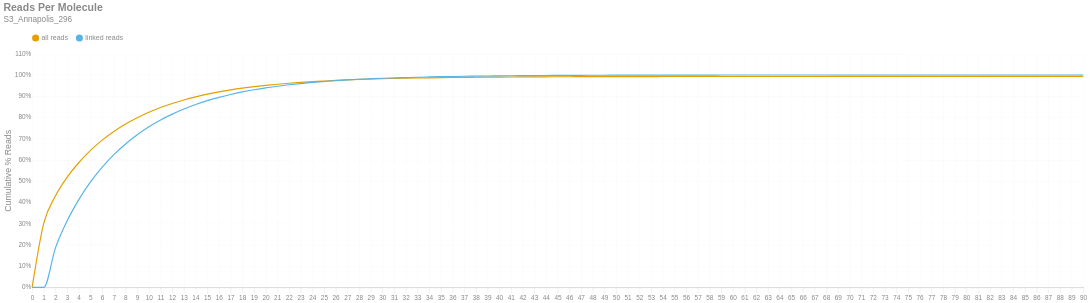

Notebook cell for this chart:
### Markdown cell above
### Reads per Molecule
This chart shows the cumulative distribution of the number of reads per linked molecule. That is, how many alignments are associated with a unique molecule. This excludes the number of reads associated with invalid or absent linked-read barcodes. The `linked` histogram is the percentages recalculated when disregarding singletons.

### Code cell
if SKIPLR:
    print_html(f"Skipped")
else:
    counts = np.bincount(valids['reads'].cast(pl.Int64).to_numpy())
    weighted = counts * np.arange(len(counts))
    all_perc = weighted / n_reads
    linked_perc = weighted / n_linked_reads
    linked_perc[1] = 0
    binned_df = pl.DataFrame({
        'readsper': list(range(len(counts))),
        'all reads (cumsum)': np.cumsum(all_perc).tolist(),
        'linked reads (cumsum)': np.cumsum(linked_perc).tolist(),
    })

    with SafeRender(binned_df):
        (
            density_plot(binned_df, 'Reads Per Molecule', samplename, 'readspmol')
            .encode(
                x=alt.X('readsper:O', title=None).axis(labelAngle=0).scale(padding=0),
                y=alt.Y('value:Q', title='Cumulative % Reads').axis(format='%').stack(False),
                color=alt.Color("key:N").scale(domain=["all reads", "linked reads"]),
                tooltip=[
                    alt.Tooltip("key:N", title="Data Type"),
                    alt.Tooltip("readsper:O", title="Reads Per Molecule"),
                    alt.Tooltip("value:Q", format=".2%", title="% Reads (Cum.)")
                ]            
            )
        ).display()

### Figure 1 — Vega-Lite specification as saved in the notebook (floating-point values rounded to 4 significant figures)
{"width": "container", "height": 400, "config": {"title": {"anchor": "start", "dy": -15, "fontSize": 18, "color": "#888888", "subtitleColor": "#888888", "subtitleFontSize": 14}, "arc": {"fill": "#0072B2"}, "axis": {"domainColor": "#888888", "domainWidth": 0.5, "gridWidth": 0.2, "grid": false, "titleFontWeight": 400, "titleFontSize": 15, "labelFontSize": 11, "labelColor": "#888888", "tickColor": "#888888", "tickWidth": 0.2, "titleColor": "#888888"}, "axisBand": {"grid": false}, "axisX": {"grid": true, "tickSize": 10, "domainCap": "round"}, "axisY": {"domain": false, "grid": true, "tickSize": 0, "domainCap": "round"}, "background": "transparent", "header": {"labelFontSize": 15, "labelColor": "#888888", "titleFontSize": 15, "titleFontWeight": 600, "titleColor": "#888888"}, "legend": {"labelFont": "sans-serif", "labelFontSize": 12, "labelColor": "#888888", "symbolSize": 100, "symbolType": "circle", "titleFontSize": 12, "titlePadding": 10, "titleColor": "#888888", "title": null, "orient": "top"}, "range": {"category": ["#E69F00", "#56B4E9", "#009E73", "#F0E442", "#0072B2", "#D55E00", "#CC79A7", "#000000"], "diverging": ["#cfe8f3", "#a2d4ec", "#73bfe2", "#46abdb", "#1696d2", "#12719e"]}, "area": {"fill": "#0072B2", "fillOpacity": 0.7, "line": true, "strokeOpacity": 0.7}, "line": {"color": "#0072B2", "stroke": "#0072B2", "strokeWidth": 2}, "trail": {"color": "#0072B2", "stroke": "#0072B2", "strokeWidth": 0, "size": 1}, "point": {"filled": true, "fillOpacity": 1.0, "size": 95}, "text": {"color": "#888888", "fontSize": 11, "align": "right", "fontWeight": 400, "size": 11}, "bar": {"fill": "#0072B2", "stroke": null}, "view": {"stroke": null, "continuousWidth": 660, "continuousHeight": 400}}, "data": {"name": "data-66256bd669c6cc93f577b2ba3555615f"}, "mark": {"type": "line", "interpolate": "monotone", "point": {"opacity": 0, "size": 275}}, "encoding": {"color": {"field": "key", "scale": {"domain": ["all reads", "linked reads"]}, "type": "nominal"}, "tooltip": [{"field": "key", "title": "Data Type", "type": "nominal"}, {"field": "readsper", "title": "Reads Per Molecule", "type": "ordinal"}, {"field": "value", "format": ".2%", "title": "% Reads (Cum.)", "type": "quantitative"}], "x": {"axis": {"labelAngle": 0}, "field": "readsper", "scale": {"padding": 0}, "title": null, "type": "ordinal"}, "y": {"axis": {"format": "%"}, "field": "value", "stack": false, "title": "Cumulative % Reads", "type": "quantitative"}}, "params": [{"name": "param_c36ac31b6afebe62", "select": {"type": "point", "fields": ["key"]}, "bind": "legend"}], "title": {"text": "Reads Per Molecule", "subtitle": "S3_Annapolis_296"}, "transform": [{"fold": ["all reads (cumsum)", "linked reads (cumsum)"]}, {"calculate": "replace(datum.key, ' (cumsum)', '')", "as": "key"}, {"filter": {"param": "param_c36ac31b6afebe62"}}], "usermeta": {"embedOptions": {"downloadFileName": "S3_Annapolis_296.readspmol"}}, "$schema": "https://vega.github.io/schema/vega-lite/v6.1.0.json", "datasets": {"data-66256bd669c6cc93f577b2ba3555615f": [{"readsper": 0, "all reads (cumsum)": 0.0, "linked reads (cumsum)": 0.0}, {"readsper": 1, "all reads (cumsum)": 0.3025, "linked reads (cumsum)": 0.0}, {"readsper": 2, "all reads (cumsum)": 0.4307, "linked reads (cumsum)": 0.1857}, {"readsper": 3, "all reads (cumsum)": 0.5187, "linked reads (cumsum)": 0.3131}, {"readsper": 4, "all reads (cumsum)": 0.5878, "linked reads (cumsum)": 0.4131}, {"readsper": 5, "all reads (cumsum)": 0.6451, "linked reads (cumsum)": 0.4962}, {"readsper": 6, "all reads (cumsum)": 0.6932, "linked reads (cumsum)": 0.5658}, {"readsper": 7, "all reads (cumsum)": 0.734, "linked reads (cumsum)": 0.6248}, {"readsper": 8, "all reads (cumsum)": 0.7686, "linked reads (cumsum)": 0.675}, {"readsper": 9, "all reads (cumsum)": 0.7987, "linked reads (cumsum)": 0.7186}, {"readsper": 10, "all reads (cumsum)": 0.8246, "linked reads (cumsum)": 0.7561}, {"readsper": 11, "all reads (cumsum)": 0.8468, "linked reads (cumsum)": 0.7883}, {"readsper": 12, "all reads (cumsum)": 0.8657, "linked reads (cumsum)": 0.8156}, {"readsper": 13, "all reads (cumsum)": 0.8824, "linked reads (cumsum)": 0.8398}, {"readsper": 14, "all reads (cumsum)": 0.8969, "linked reads (cumsum)": 0.8607}, {"readsper": 15, "all reads (cumsum)": 0.9097, "linked reads (cumsum)": 0.8793}, {"readsper": 16, "all reads (cumsum)": 0.9203, "linked reads (cumsum)": 0.8947}, {"readsper": 17, "all reads (cumsum)": 0.9297, "linked reads (cumsum)": 0.9083}, {"readsper": 18, "all reads (cumsum)": 0.9378, "linked reads (cumsum)": 0.9201}, {"readsper": 19, "all reads (cumsum)": 0.945, "linked reads (cumsum)": 0.9304}, {"readsper": 20, "all reads (cumsum)": 0.9511, "linked reads (cumsum)": 0.9393}, {"readsper": 21, "all reads (cumsum)": 0.9563, "linked reads (cumsum)": 0.9468}, {"readsper": 22, "all reads (cumsum)": 0.9611, "linked reads (cumsum)": 0.9537}, {"readsper": 23, "all reads (cumsum)": 0.9651, "linked reads (cumsum)": 0.9596}, {"readsper": 24, "all reads (cumsum)": 0.9687, "linked reads (cumsum)": 0.9647}, {"readsper": 25, "all reads (cumsum)": 0.9717, "linked reads (cumsum)": 0.9691}, {"readsper": 26, "all reads (cumsum)": 0.9745, "linked reads (cumsum)": 0.9731}, {"readsper": 27, "all reads (cumsum)": 0.977, "linked reads (cumsum)": 0.9767}, {"readsper": 28, "all reads (cumsum)": 0.979, "linked reads (cumsum)": 0.9797}, {"readsper": 29, "all reads (cumsum)": 0.9808, "linked reads (cumsum)": 0.9822}, {"readsper": 30, "all reads (cumsum)": 0.9824, "linked reads (cumsum)": 0.9845}, {"readsper": 31, "all reads (cumsum)": 0.9835, "linked reads (cumsum)": 0.9862}, {"readsper": 32, "all reads (cumsum)": 0.9846, "linked reads (cumsum)": 0.9878}, {"readsper": 33, "all reads (cumsum)": 0.9857, "linked reads (cumsum)": 0.9893}, {"readsper": 34, "all reads (cumsum)": 0.9866, "linked reads (cumsum)": 0.9907}, {"readsper": 35, "all reads (cumsum)": 0.9874, "linked reads (cumsum)": 0.9919}, {"readsper": 36, "all reads (cumsum)": 0.9882, "linked reads (cumsum)": 0.9929}, {"readsper": 37, "all reads (cumsum)": 0.9887, "linked reads (cumsum)": 0.9938}, {"readsper": 38, "all reads (cumsum)": 0.9892, "linked reads (cumsum)": 0.9944}, {"readsper": 39, "all reads (cumsum)": 0.9896, "linked reads (cumsum)": 0.9951}, {"readsper": 40, "all reads (cumsum)": 0.9901, "linked reads (cumsum)": 0.9958}, {"readsper": 41, "all reads (cumsum)": 0.9906, "linked reads (cumsum)": 0.9964}, {"readsper": 42, "all reads (cumsum)": 0.9909, "linked reads (cumsum)": 0.9969}, {"readsper": 43, "all reads (cumsum)": 0.9911, "linked reads (cumsum)": 0.9972}, {"readsper": 44, "all reads (cumsum)": 0.9914, "linked reads (cumsum)": 0.9976}, {"readsper": 45, "all reads (cumsum)": 0.9916, "linked reads (cumsum)": 0.9979}, {"readsper": 46, "all reads (cumsum)": 0.9917, "linked reads (cumsum)": 0.9981}, {"readsper": 47, "all reads (cumsum)": 0.9919, "linked reads (cumsum)": 0.9984}, {"readsper": 48, "all reads (cumsum)": 0.9921, "linked reads (cumsum)": 0.9987}, {"readsper": 49, "all reads (cumsum)": 0.9922, "linked reads (cumsum)": 0.9988}, {"readsper": 50, "all reads (cumsum)": 0.9923, "linked reads (cumsum)": 0.9989}, {"readsper": 51, "all reads (cumsum)": 0.9924, "linked reads (cumsum)": 0.999}, {"readsper": 52, "all reads (cumsum)": 0.9925, "linked reads (cumsum)": 0.9991}, {"readsper": 53, "all reads (cumsum)": 0.9925, "linked reads (cumsum)": 0.9993}, {"readsper": 54, "all reads (cumsum)": 0.9926, "linked reads (cumsum)": 0.9994}, {"readsper": 55, "all reads (cumsum)": 0.9927, "linked reads (cumsum)": 0.9995}, {"readsper": 56, "all reads (cumsum)": 0.9927, "linked reads (cumsum)": 0.9995}, {"readsper": 57, "all reads (cumsum)": 0.9928, "linked reads (cumsum)": 0.9996}, {"readsper": 58, "all reads (cumsum)": 0.9928, "linked reads (cumsum)": 0.9996}, {"readsper": 59, "all reads (cumsum)": 0.9928, "linked reads (cumsum)": 0.9997}, {"readsper": 60, "all reads (cumsum)": 0.9928, "linked reads (cumsum)": 0.9997}, {"readsper": 61, "all reads (cumsum)": 0.9928, "linked reads (cumsum)": 0.9997}, {"readsper": 62, "all reads (cumsum)": 0.9928, "linked reads (cumsum)": 0.9997}, {"readsper": 63, "all reads (cumsum)": 0.9929, "linked reads (cumsum)": 0.9998}, {"readsper": 64, "all reads (cumsum)": 0.9929, "linked reads (cumsum)": 0.9998}, {"readsper": 65, "all reads (cumsum)": 0.9929, "linked reads (cumsum)": 0.9998}, {"readsper": 66, "all reads (cumsum)": 0.9929, "linked reads (cumsum)": 0.9999}, {"readsper": 67, "all reads (cumsum)": 0.9929, "linked reads (cumsum)": 0.9999}, {"readsper": 68, "all reads (cumsum)": 0.993, "linked reads (cumsum)": 0.9999}, {"readsper": 69, "all reads (cumsum)": 0.993, "linked reads (cumsum)": 0.9999}, {"readsper": 70, "all reads (cumsum)": 0.993, "linked reads (cumsum)": 0.9999}, {"readsper": 71, "all reads (cumsum)": 0.993, "linked reads (cumsum)": 0.9999}, {"readsper": 72, "all reads (cumsum)": 0.993, "linked reads (cumsum)": 0.9999}, {"readsper": 73, "all reads (cumsum)": 0.993, "linked reads (cumsum)": 0.9999}, {"readsper": 74, "all reads (cumsum)": 0.993, "linked reads (cumsum)": 0.9999}, {"readsper": 75, "all reads (cumsum)": 0.993, "linked reads (cumsum)": 1.0}, {"readsper": 76, "all reads (cumsum)": 0.993, "linked reads (cumsum)": 1.0}, {"readsper": 77, "all reads (cumsum)": 0.993, "linked reads (cumsum)": 1.0}, {"readsper": 78, "all reads (cumsum)": 0.993, "linked reads (cumsum)": 1.0}, {"readsper": 79, "all reads (cumsum)": 0.993, "linked reads (cumsum)": 1.0}, {"readsper": 80, "all reads (cumsum)": 0.993, "linked reads (cumsum)": 1.0}, {"readsper": 81, "all reads (cumsum)": 0.993, "linked reads (cumsum)": 1.0}, {"readsper": 82, "all reads (cumsum)": 0.993, "linked reads (cumsum)": 1.0}, {"readsper": 83, "all reads (cumsum)": 0.993, "linked reads (cumsum)": 1.0}, {"readsper": 84, "all reads (cumsum)": 0.993, "linked reads (cumsum)": 1.0}, {"readsper": 85, "all reads (cumsum)": 0.993, "linked reads (cumsum)": 1.0}, {"readsper": 86, "all reads (cumsum)": 0.993, "linked reads (cumsum)": 1.0}, {"readsper": 87, "all reads (cumsum)": 0.993, "linked reads (cumsum)": 1.0}, {"readsper": 88, "all reads (cumsum)": 0.993, "linked reads (cumsum)": 1.0}, {"readsper": 89, "all reads (cumsum)": 0.993, "linked reads (cumsum)": 1.0}, {"readsper": 90, "all reads (cumsum)": 0.993, "linked reads (cumsum)": 1.0}]}}
